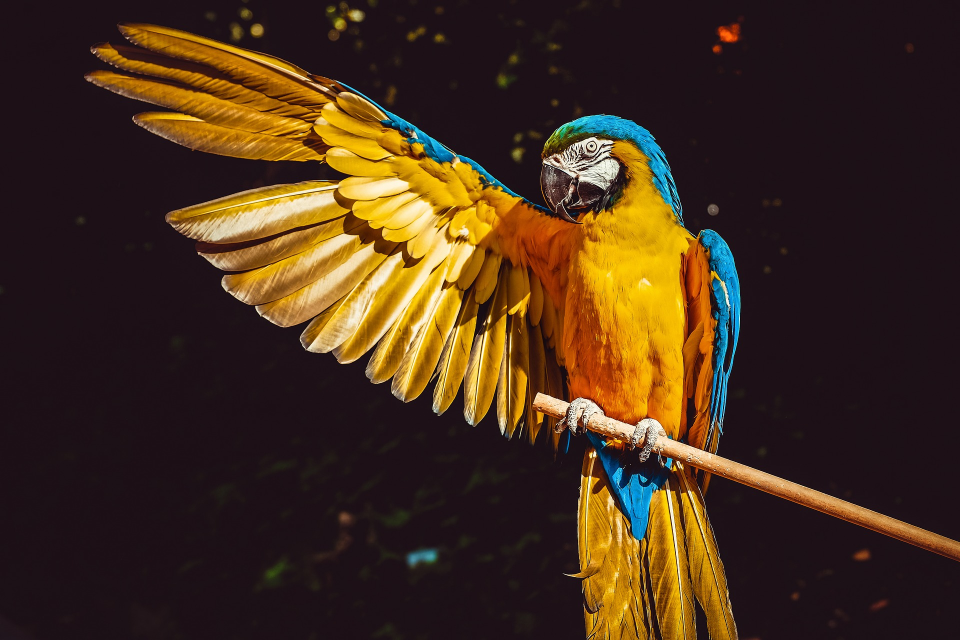
#> input picture opencv/ara.jpg, 1920 x 1280 px (shown at 1/2 size)
$ python pr7.py
#> lines starting #> are read from the running program, lines starting #| are printed output that depends on the picture
# image resize

import cv2

src = cv2.imread("ara.jpg",cv2.IMREAD_COLOR)
#> src is the input picture: shape (1280, 1920, 3); mean B, G, R 28.2, 47.3, 69.5

dst = cv2.resize(src, dsize=(640,480), interpolation=cv2.INTER_AREA)
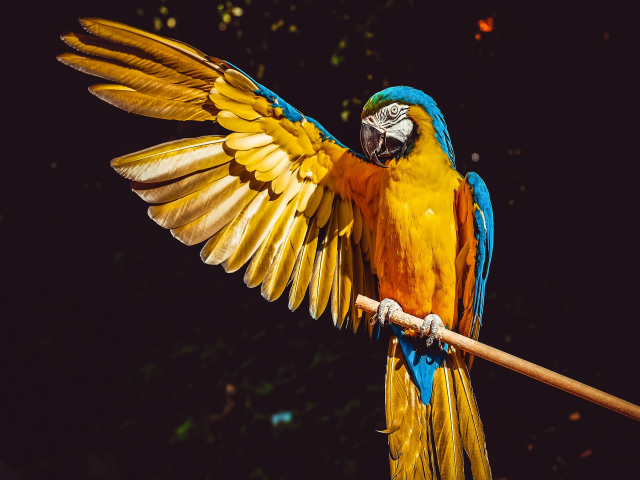
#> dst: shape (480, 640, 3); mean B, G, R 28.2, 47.3, 69.5
dst2 = cv2.resize(src,dsize=(0,0), fx=0.3,fy=0.7 ,interpolation=cv2.INTER_LINEAR)
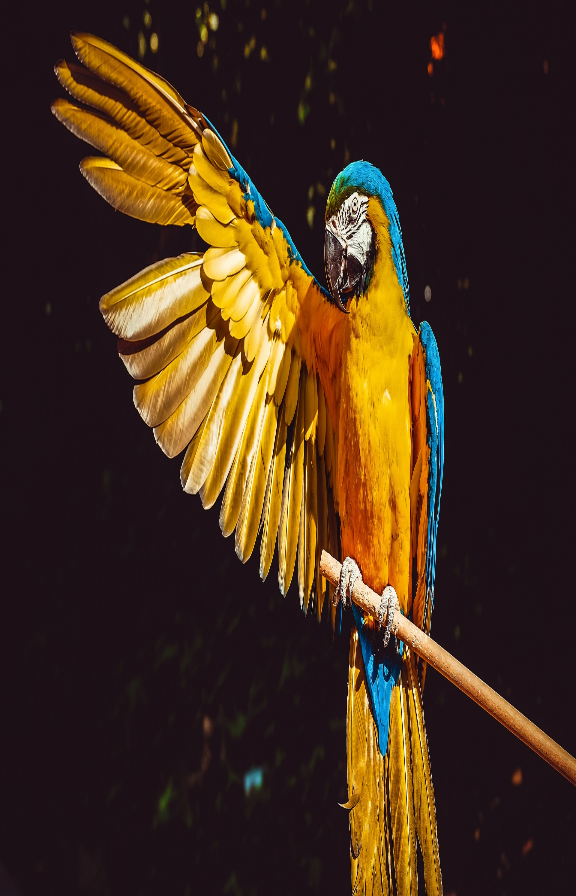
#> dst2: shape (896, 576, 3); mean B, G, R 28.2, 47.3, 69.4

cv2.imshow("src",src)
cv2.imshow("dst",dst2)
cv2.waitKey(0)
